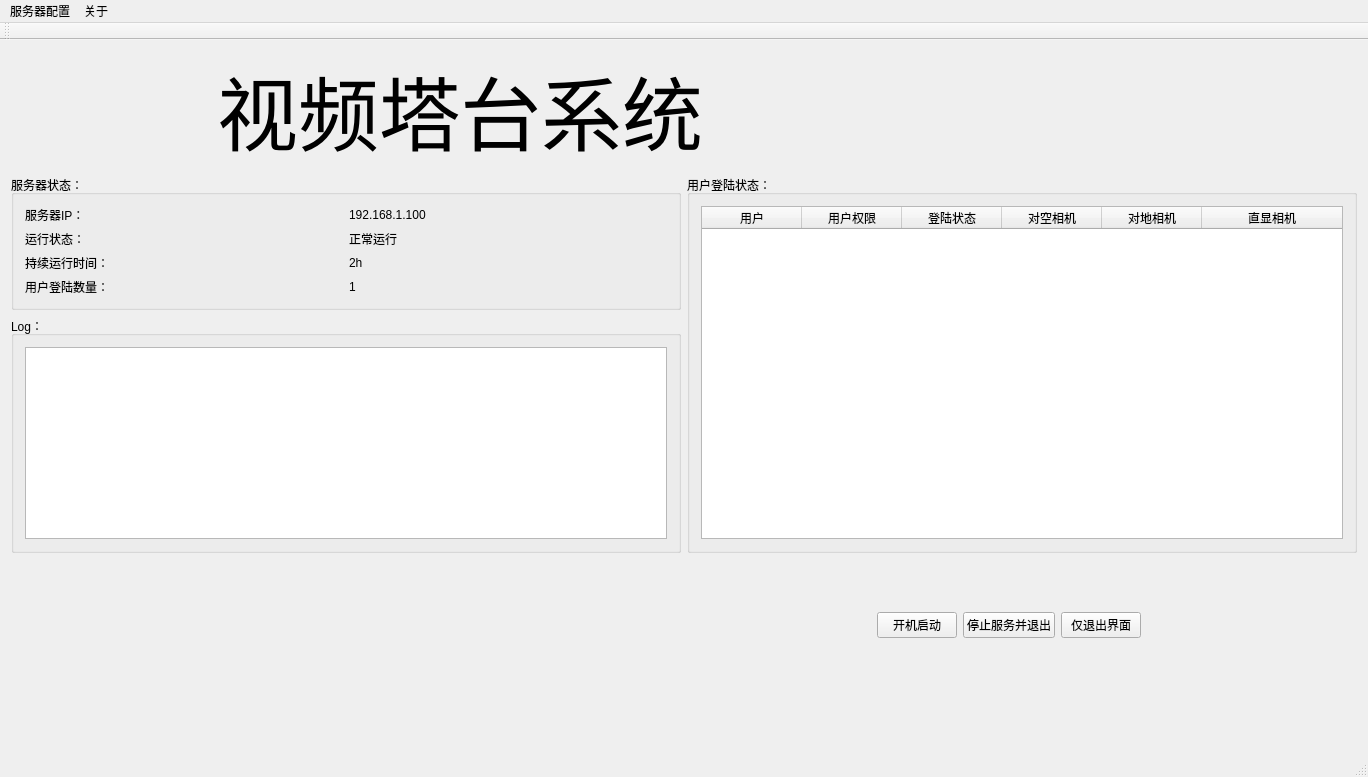
<?xml version="1.0" encoding="UTF-8"?>
<ui version="4.0">
 <class>MainWindow</class>
 <widget class="QMainWindow" name="MainWindow">
  <property name="geometry">
   <rect>
    <x>0</x>
    <y>0</y>
    <width>1368</width>
    <height>777</height>
   </rect>
  </property>
  <property name="sizePolicy">
   <sizepolicy hsizetype="Preferred" vsizetype="Preferred">
    <horstretch>0</horstretch>
    <verstretch>0</verstretch>
   </sizepolicy>
  </property>
  <property name="windowTitle">
   <string>MainWindow</string>
  </property>
  <widget class="QWidget" name="centralWidget">
   <layout class="QGridLayout" name="gridLayout_11">
    <item row="0" column="0">
     <layout class="QGridLayout" name="gridLayout_8">
      <item row="0" column="0">
       <layout class="QGridLayout" name="gridLayout_9">
        <item row="0" column="0">
         <widget class="QLabel" name="label_logo">
          <property name="maximumSize">
           <size>
            <width>200</width>
            <height>200</height>
           </size>
          </property>
          <property name="text">
           <string/>
          </property>
          <property name="pixmap">
           <pixmap resource="../../build/Server/resources.qrc">:/resources/logo.png</pixmap>
          </property>
          <property name="scaledContents">
           <bool>true</bool>
          </property>
         </widget>
        </item>
        <item row="0" column="1">
         <widget class="QLabel" name="label_title">
          <property name="font">
           <font>
            <pointsize>61</pointsize>
           </font>
          </property>
          <property name="text">
           <string>视频塔台系统</string>
          </property>
         </widget>
        </item>
       </layout>
      </item>
      <item row="3" column="0">
       <layout class="QGridLayout" name="gridLayout_10">
        <item row="0" column="3">
         <spacer name="horizontalSpacer_3">
          <property name="orientation">
           <enum>Qt::Horizontal</enum>
          </property>
          <property name="sizeHint" stdset="0">
           <size>
            <width>40</width>
            <height>20</height>
           </size>
          </property>
         </spacer>
        </item>
        <item row="0" column="7">
         <spacer name="horizontalSpacer_2">
          <property name="orientation">
           <enum>Qt::Horizontal</enum>
          </property>
          <property name="sizeHint" stdset="0">
           <size>
            <width>40</width>
            <height>20</height>
           </size>
          </property>
         </spacer>
        </item>
        <item row="0" column="0">
         <spacer name="horizontalSpacer">
          <property name="orientation">
           <enum>Qt::Horizontal</enum>
          </property>
          <property name="sizeHint" stdset="0">
           <size>
            <width>40</width>
            <height>20</height>
           </size>
          </property>
         </spacer>
        </item>
        <item row="0" column="5">
         <widget class="QPushButton" name="pushButton_disconnect">
          <property name="text">
           <string>停止服务并退出</string>
          </property>
         </widget>
        </item>
        <item row="0" column="1">
         <spacer name="horizontalSpacer_5">
          <property name="orientation">
           <enum>Qt::Horizontal</enum>
          </property>
          <property name="sizeHint" stdset="0">
           <size>
            <width>40</width>
            <height>20</height>
           </size>
          </property>
         </spacer>
        </item>
        <item row="0" column="4">
         <widget class="QPushButton" name="pushButton_start">
          <property name="text">
           <string>开机启动</string>
          </property>
         </widget>
        </item>
        <item row="0" column="2">
         <spacer name="horizontalSpacer_4">
          <property name="orientation">
           <enum>Qt::Horizontal</enum>
          </property>
          <property name="sizeHint" stdset="0">
           <size>
            <width>40</width>
            <height>20</height>
           </size>
          </property>
         </spacer>
        </item>
        <item row="0" column="6">
         <widget class="QPushButton" name="pushButton_cancel">
          <property name="text">
           <string>仅退出界面</string>
          </property>
         </widget>
        </item>
       </layout>
      </item>
      <item row="2" column="0">
       <spacer name="verticalSpacer_2">
        <property name="orientation">
         <enum>Qt::Vertical</enum>
        </property>
        <property name="sizeHint" stdset="0">
         <size>
          <width>20</width>
          <height>40</height>
         </size>
        </property>
       </spacer>
      </item>
      <item row="1" column="0">
       <layout class="QGridLayout" name="gridLayout">
        <item row="1" column="0">
         <layout class="QGridLayout" name="gridLayout_7">
          <item row="0" column="0">
           <layout class="QGridLayout" name="gridLayout_6">
            <item row="0" column="0">
             <widget class="QGroupBox" name="groupBox">
              <property name="title">
               <string>服务器状态：</string>
              </property>
              <layout class="QGridLayout" name="gridLayout_3">
               <item row="0" column="0">
                <layout class="QGridLayout" name="gridLayout_2">
                 <item row="3" column="1">
                  <widget class="QLabel" name="label_lasttime">
                   <property name="text">
                    <string>2h</string>
                   </property>
                  </widget>
                 </item>
                 <item row="4" column="0">
                  <widget class="QLabel" name="label_7">
                   <property name="text">
                    <string>用户登陆数量：</string>
                   </property>
                  </widget>
                 </item>
                 <item row="3" column="0">
                  <widget class="QLabel" name="label_5">
                   <property name="text">
                    <string>持续运行时间：</string>
                   </property>
                  </widget>
                 </item>
                 <item row="1" column="0">
                  <widget class="QLabel" name="label_3">
                   <property name="text">
                    <string>服务器IP：</string>
                   </property>
                  </widget>
                 </item>
                 <item row="4" column="1">
                  <widget class="QLabel" name="label_usercount">
                   <property name="text">
                    <string>1</string>
                   </property>
                  </widget>
                 </item>
                 <item row="1" column="1">
                  <widget class="QLabel" name="label_ip">
                   <property name="text">
                    <string>192.168.1.100</string>
                   </property>
                  </widget>
                 </item>
                 <item row="2" column="1">
                  <widget class="QLabel" name="label_status">
                   <property name="text">
                    <string>正常运行</string>
                   </property>
                  </widget>
                 </item>
                 <item row="2" column="0">
                  <widget class="QLabel" name="label_9">
                   <property name="text">
                    <string>运行状态：</string>
                   </property>
                  </widget>
                 </item>
                </layout>
               </item>
              </layout>
             </widget>
            </item>
            <item row="1" column="0">
             <widget class="QGroupBox" name="groupBox_2">
              <property name="title">
               <string>Log：</string>
              </property>
              <layout class="QGridLayout" name="gridLayout_4">
               <item row="0" column="0">
                <widget class="QTextEdit" name="textEdit_log">
                 <property name="html">
                  <string>&lt;!DOCTYPE HTML PUBLIC &quot;-//W3C//DTD HTML 4.0//EN&quot; &quot;http://www.w3.org/TR/REC-html40/strict.dtd&quot;&gt;
&lt;html&gt;&lt;head&gt;&lt;meta name=&quot;qrichtext&quot; content=&quot;1&quot; /&gt;&lt;style type=&quot;text/css&quot;&gt;
p, li { white-space: pre-wrap; }
&lt;/style&gt;&lt;/head&gt;&lt;body style=&quot; font-family:'Cantarell'; font-size:11pt; font-weight:400; font-style:normal;&quot;&gt;
&lt;p style=&quot;-qt-paragraph-type:empty; margin-top:0px; margin-bottom:0px; margin-left:0px; margin-right:0px; -qt-block-indent:0; text-indent:0px;&quot;&gt;&lt;br /&gt;&lt;/p&gt;
&lt;p style=&quot;-qt-paragraph-type:empty; margin-top:0px; margin-bottom:0px; margin-left:0px; margin-right:0px; -qt-block-indent:0; text-indent:0px;&quot;&gt;&lt;br /&gt;&lt;/p&gt;&lt;/body&gt;&lt;/html&gt;</string>
                 </property>
                </widget>
               </item>
              </layout>
             </widget>
            </item>
           </layout>
          </item>
          <item row="0" column="1">
           <widget class="QGroupBox" name="groupBox_3">
            <property name="title">
             <string>用户登陆状态：</string>
            </property>
            <layout class="QGridLayout" name="gridLayout_5">
             <item row="0" column="0">
              <widget class="QTableWidget" name="tableWidget">
               <property name="acceptDrops">
                <bool>false</bool>
               </property>
               <property name="selectionMode">
                <enum>QAbstractItemView::ExtendedSelection</enum>
               </property>
               <property name="showGrid">
                <bool>true</bool>
               </property>
               <property name="sortingEnabled">
                <bool>false</bool>
               </property>
               <property name="wordWrap">
                <bool>true</bool>
               </property>
               <property name="cornerButtonEnabled">
                <bool>true</bool>
               </property>
               <attribute name="horizontalHeaderStretchLastSection">
                <bool>true</bool>
               </attribute>
               <column>
                <property name="text">
                 <string>用户</string>
                </property>
               </column>
               <column>
                <property name="text">
                 <string>用户权限</string>
                </property>
               </column>
               <column>
                <property name="text">
                 <string>登陆状态</string>
                </property>
               </column>
               <column>
                <property name="text">
                 <string>对空相机</string>
                </property>
               </column>
               <column>
                <property name="text">
                 <string>对地相机</string>
                </property>
               </column>
               <column>
                <property name="text">
                 <string>直显相机</string>
                </property>
               </column>
              </widget>
             </item>
            </layout>
           </widget>
          </item>
         </layout>
        </item>
       </layout>
      </item>
      <item row="4" column="0">
       <spacer name="verticalSpacer">
        <property name="orientation">
         <enum>Qt::Vertical</enum>
        </property>
        <property name="sizeHint" stdset="0">
         <size>
          <width>20</width>
          <height>40</height>
         </size>
        </property>
       </spacer>
      </item>
      <item row="5" column="0">
       <spacer name="verticalSpacer_3">
        <property name="orientation">
         <enum>Qt::Vertical</enum>
        </property>
        <property name="sizeHint" stdset="0">
         <size>
          <width>20</width>
          <height>40</height>
         </size>
        </property>
       </spacer>
      </item>
     </layout>
    </item>
   </layout>
  </widget>
  <widget class="QMenuBar" name="menuBar">
   <property name="geometry">
    <rect>
     <x>0</x>
     <y>0</y>
     <width>1368</width>
     <height>25</height>
    </rect>
   </property>
   <widget class="QMenu" name="menu_config">
    <property name="title">
     <string>服务器配置</string>
    </property>
    <addaction name="separator"/>
    <addaction name="action_userconfig"/>
    <addaction name="action_devconfig"/>
    <addaction name="action_nvrconfig"/>
   </widget>
   <widget class="QMenu" name="menuabout">
    <property name="title">
     <string>关于</string>
    </property>
   </widget>
   <addaction name="menu_config"/>
   <addaction name="menuabout"/>
  </widget>
  <widget class="QToolBar" name="mainToolBar">
   <attribute name="toolBarArea">
    <enum>TopToolBarArea</enum>
   </attribute>
   <attribute name="toolBarBreak">
    <bool>false</bool>
   </attribute>
  </widget>
  <widget class="QStatusBar" name="statusBar"/>
  <action name="action_userconfig">
   <property name="checkable">
    <bool>false</bool>
   </property>
   <property name="text">
    <string>用户管理</string>
   </property>
  </action>
  <action name="action_devconfig">
   <property name="text">
    <string>设备管理</string>
   </property>
  </action>
  <action name="action_nvrconfig">
   <property name="text">
    <string>NVR配置</string>
   </property>
  </action>
 </widget>
 <layoutdefault spacing="6" margin="11"/>
 <resources>
  <include location="../../build/Server/resources.qrc"/>
 </resources>
 <connections/>
</ui>
